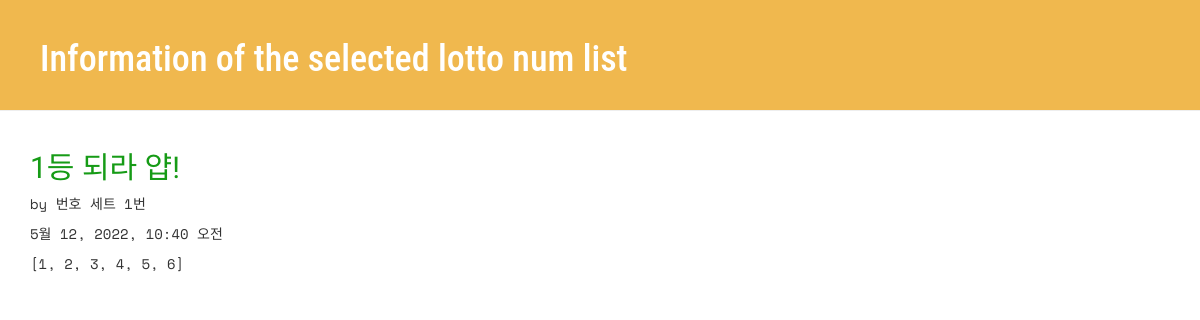
Screenshot of /lotto/1/detail/ with the database file from the repository.
### lotto/models.py (models this page shows, shortened)
class GuessNumbers(models.Model):
    name = models.CharField(max_length=24) # 로또 번호 리스트의 이름
    text = models.CharField(max_length=255) # 로또 번호 리스트에 대한 설명
    lottos = models.CharField(max_length=255, default='[1, 2, 3, 4, 5, 6]') # 로또 번호들이 담길 str
    num_lotto = models.IntegerField(default=5) # 6개 번호 set의 갯수
    update_date = models.DateTimeField()

### lotto/views.py (the view)
# urls.py: path('lotto/<int:lottokey>/detail/', views.detail, name='detail'),
def detail(request, lottokey):
    lotto = GuessNumbers.objects.get(pk=lottokey)  # pk자리에 id써도 똑같음
    return render(request, "lotto/detail.html", {"lotto":lotto})

### lotto/templates/lotto/detail.html (shortened to what this page needs)
<!DOCTYPE html>
{% load static %}
<html lang="ko">
<head>
  <link rel="stylesheet" href="//maxcdn.bootstrapcdn.com/bootstrap/3.2.0/css/bootstrap.min.css">
  <link rel="stylesheet" href="//maxcdn.bootstrapcdn.com/bootstrap/3.2.0/css/bootstrap-theme.min.css">
  <link rel="stylesheet" href="{% static 'css/lotto.css'%}">
</head>
<body>
  <div class="page-header">
  <h1>Information of the selected lotto num list</h1>
  </div>
  <div class="container lotto">
    <h2>{{ lotto.text }}</h2>
    <p> by {{ lotto.name }}</p>
    <p> {{ lotto.update_date }}</p>
    <p> {{ lotto.lottos | linebreaksbr }}</p>
  </div>
</body>
</html>

### lotto/static/css/lotto.css (style rules this page uses)
.page-header { background-color: #f0b84e; margin-top: 0; padding: 20px 20px 20px 40px; font-family: 'Koulen', cursive; }
.page-header h1 { color: #FFFFFF; font-family: 'Roboto Condensed', sans-serif; }
.container { font-family: 'Space Mono', monospace; }
.container h2 { color: #169b16; font-family: 'Koulen', cursive; }

### rows the page displays
GuessNumbers: text "1등 되라 얍!", name "번호 세트 1번", update_date "5월 12, 2022, 10:40 오전", lottos "[1, 2, 3, 4, 5, 6]"
